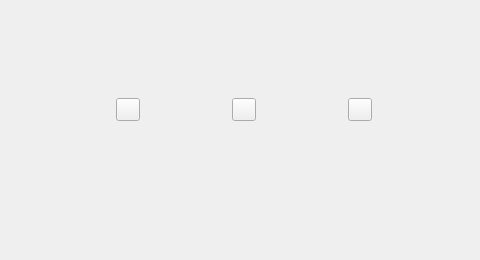
<?xml version="1.0" encoding="UTF-8"?>
<ui version="4.0">
 <class>Dialog</class>
 <widget class="QDialog" name="Dialog">
  <property name="geometry">
   <rect>
    <x>0</x>
    <y>0</y>
    <width>480</width>
    <height>260</height>
   </rect>
  </property>
  <property name="windowTitle">
   <string>DA Test</string>
  </property>
  <widget class="QWidget" name="horizontalLayoutWidget">
   <property name="geometry">
    <rect>
     <x>19</x>
     <y>9</y>
     <width>451</width>
     <height>201</height>
    </rect>
   </property>
   <layout class="QHBoxLayout" name="horizontalLayout">
    <item>
     <widget class="QToolButton" name="toolButton_square">
      <property name="text">
       <string/>
      </property>
     </widget>
    </item>
    <item>
     <widget class="QToolButton" name="toolButton_sine">
      <property name="text">
       <string/>
      </property>
     </widget>
    </item>
    <item>
     <widget class="QToolButton" name="toolButton_white">
      <property name="text">
       <string/>
      </property>
     </widget>
    </item>
   </layout>
  </widget>
 </widget>
 <layoutdefault spacing="6" margin="11"/>
 <resources/>
 <connections/>
</ui>
